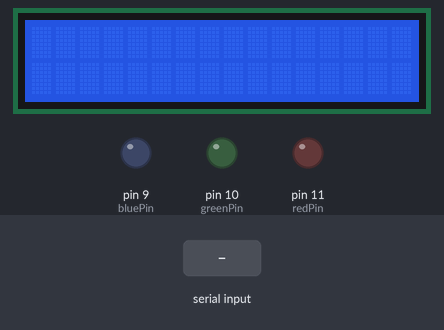
This sketch was run on a simulated Arduino Uno, built with avr-gcc and run on an emulated ATmega328P. Parts: 16×2 character LCD, output pins drawn as LEDs (lit = HIGH). The inputs (shaded band) are chosen by the test bench. What the sketch prints to the serial monitor is not drawn.

Above: at 1.2 s.
1.3 s: "1" received over the second serial link
At 1.6 s:
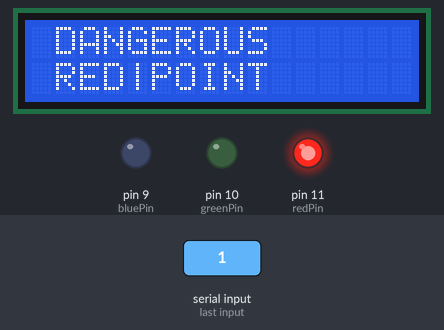
2.8 s: "2" received over the second serial link
At 4.0 s:
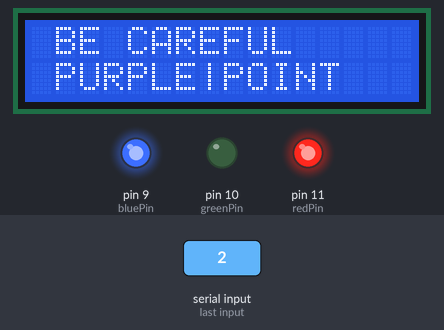
4.3 s: "3" received over the second serial link
At 5.0 s:
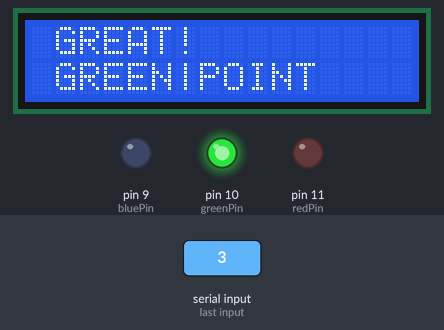
Timing chart, 0 to 7.3 s (numbered marks = the images above; inputs shaded):
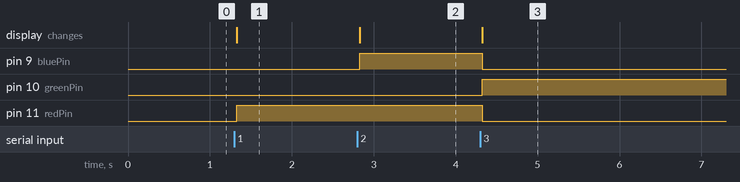

Measured:
- after the input at 1.3 s, pin 11 (redPin): LOW → HIGH at once; the display: changes at once (image 1)
- after the input at 2.8 s, pin 9 (bluePin): LOW → HIGH at once; the display: changes at once (image 2)
- after the input at 4.3 s, pin 9 (bluePin), pin 11 (redPin): HIGH → LOW at once; pin 10 (greenPin): LOW → HIGH at once; the display: changes at once (image 3)

The sketch:

Box.ino
```cpp
#include <Wire.h>
#include <LiquidCrystal_I2C.h>
#include <SoftwareSerial.h>

SoftwareSerial mySerial(5, 6);

LiquidCrystal_I2C lcd(0x27, 2, 1, 0, 4, 5, 6, 7, 3, POSITIVE);

int redPin = 11;
int greenPin = 10;
int bluePin = 9;

void setup() {
  mySerial.begin(9600);
  Serial.begin(9600);
  lcd.begin(16, 2);
  lcd.backlight();
  pinMode(redPin, OUTPUT);
  pinMode(greenPin, OUTPUT);
  pinMode(bluePin, OUTPUT);
}

void loop()
{
  if (mySerial.available()) {

    int rx = mySerial.read(); //rx를 아스키코드로 받아들임
    Serial.println(rx);

    if (rx == 49) { //거북목이 심하다고 판정되었을 때

      lcd.clear();
      lcd.setCursor(0, 0);      //첫째 줄에
      lcd.print(" DANGEROUS "); //출력
      lcd.setCursor(0, 1);      //둘째 줄에
      lcd.print(" RED|POINT "); //출력
      setColor(255, 0, 0);      // red

    } else if (rx == 50) {  //거북목이 의심될 때

      lcd.clear();
      lcd.setCursor(0, 0);
      lcd.print(" BE CAREFUL ");
      lcd.setCursor(0, 1);
      lcd.print(" PURPLE|POINT ");
      setColor(255, 0, 255); // purple

    } else if (rx == 51) {  //거북목이 아닐 때

      lcd.clear();
      lcd.setCursor(0, 0);
      lcd.print(" GREAT! ");
      lcd.setCursor(0, 1);
      lcd.print(" GREEN|POINT ");
      setColor(0, 255, 0); // green

    }
  }
}

void setColor(int red, int green, int blue) //LED쉽게 출력하는 함수
{
  analogWrite(redPin, red);
  analogWrite(greenPin, green);
  analogWrite(bluePin, blue);
}
```
